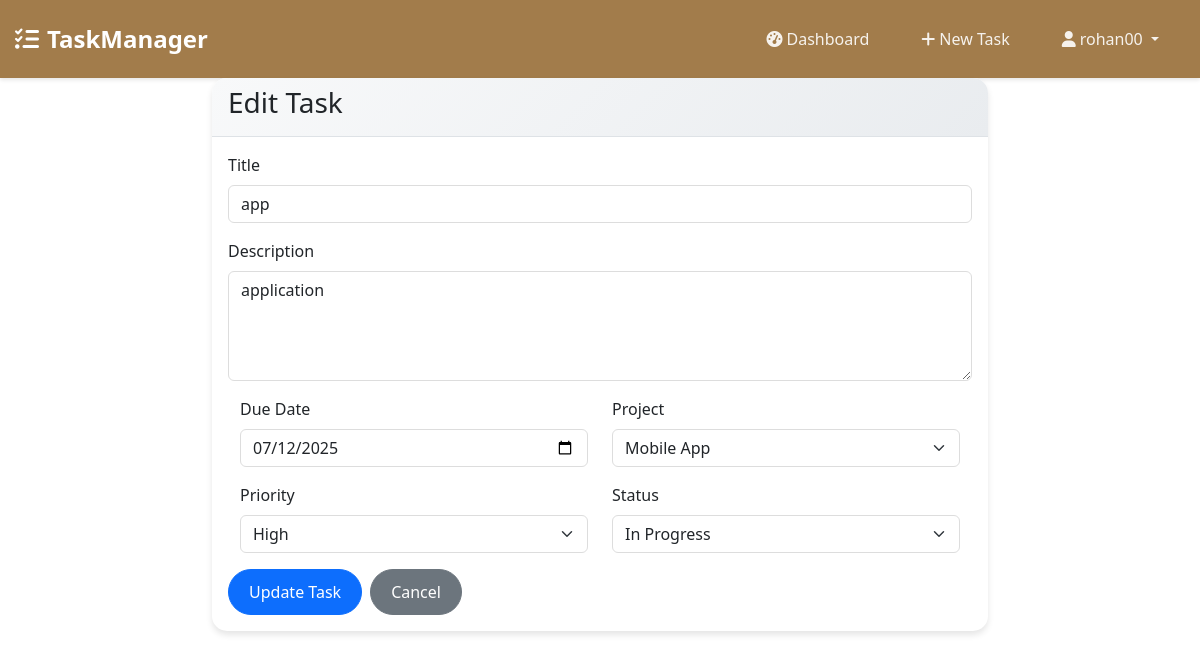
/edit-task/4/ (signed in), run on the app's committed database.
### tasks/models.py (models this page shows, shortened)
class Task(models.Model):
    PRIORITY_CHOICES = [
        ('low', 'Low'),
        ('medium', 'Medium'),
        ('high', 'High'),
    ]
    STATUS_CHOICES = [
        ('pending', 'Pending'),
        ('in_progress', 'In Progress'),
        ('completed', 'Completed'),
    ]
    title = models.CharField(max_length=200)
    description = models.TextField()
    due_date = models.DateField()
    priority = models.CharField(max_length=10, choices=PRIORITY_CHOICES, default='medium')
    status = models.CharField(max_length=20, choices=STATUS_CHOICES, default='pending')
    project = models.ForeignKey(Project, on_delete=models.CASCADE)
    created_by = models.ForeignKey(User, on_delete=models.CASCADE)
    created_at = models.DateTimeField(auto_now_add=True)

### tasks/views.py (the view)
# urls.py: path('edit-task/<int:task_id>/', views.edit_task, name='edit_task'),
@login_required
def edit_task(request, task_id):
    task = get_object_or_404(Task, id=task_id)
    if not request.user.is_superuser and task.created_by != request.user:
        messages.error(request, 'No permission!')
        return redirect('dashboard')
    if request.method == 'POST':
        form = TaskForm(request.POST, instance=task)
        if form.is_valid():
            form.save()
            messages.success(request, 'Task updated!')
            return redirect('dashboard')
    else:
        form = TaskForm(instance=task)
    return render(request, 'edit_task.html', {'form': form, 'task': task})

### tasks/forms.py
class TaskForm(forms.ModelForm):
    class Meta:
        model = Task
        fields = ['title', 'description', 'due_date', 'priority', 'status', 'project']
        widgets = {
            'due_date': forms.DateInput(attrs={'type': 'date', 'class': 'form-control'}),
            'description': forms.Textarea(attrs={'rows': 4, 'class': 'form-control'}),
            'title': forms.TextInput(attrs={'class': 'form-control'}),
            'priority': forms.Select(attrs={'class': 'form-select'}),
            'status': forms.Select(attrs={'class': 'form-select'}),
            'project': forms.Select(attrs={'class': 'form-select'}),
        }

### tasks/models.py (called while the page is built)
    def __str__(self):
        return self.name

### templates/edit_task.html (shortened to what this page needs)
{% extends 'base.html' %}
{% block content %}
<div class="row justify-content-center">
    <div class="col-md-8">
        <div class="card">
            <div class="card-header">
                <h3>Edit Task</h3>
            </div>
            <div class="card-body">
                <form method="post">
                    <div class="mb-3">
                        <label class="form-label">Title</label>
                        {{ form.title }}
                    </div>
                    <div class="mb-3">
                        <label class="form-label">Description</label>
                        {{ form.description }}
                    </div>
                    <div class="row">
                        <div class="col-md-6">
                            <div class="mb-3">
                                <label class="form-label">Due Date</label>
                                {{ form.due_date }}
                            </div>
                        </div>
                        <div class="col-md-6">
                            <div class="mb-3">
                                <label class="form-label">Project</label>
                                {{ form.project }}
                            </div>
                        </div>
                    </div>
                    <div class="row">
                        <div class="col-md-6">
                            <div class="mb-3">
                                <label class="form-label">Priority</label>
                                {{ form.priority }}
                            </div>
                        </div>
                        <div class="col-md-6">
                            <div class="mb-3">
                                <label class="form-label">Status</label>
                                {{ form.status }}
                            </div>
                        </div>
                    </div>
                    <div class="d-flex gap-2">
                        <button type="submit" class="btn btn-primary">Update Task</button>
                        <a href="{% url 'dashboard' %}" class="btn btn-secondary">Cancel</a>
                    </div>
                </form>
            </div>
        </div>
    </div>
</div>
{% endblock %}

### templates/base.html (shortened to what this page needs)
<!DOCTYPE html>
<html lang="en">
<head>
    <link href="https://cdn.jsdelivr.net/npm/bootstrap@5.1.3/dist/css/bootstrap.min.css" rel="stylesheet">
    <link href="https://cdnjs.cloudflare.com/ajax/libs/font-awesome/6.0.0/css/all.min.css" rel="stylesheet">
</head>
<body>
    <nav class="navbar navbar-expand-lg navbar-dark">
        <div class="container">
            <a class="navbar-brand" href="{% url 'home' %}">
                <i class="fas fa-tasks me-2"></i>TaskManager
            </a>
            <div class="collapse navbar-collapse" id="navbarNav">
                <ul class="navbar-nav ms-auto">
                    {% if user.is_authenticated %}
                        <li class="nav-item">
                            <a class="nav-link" href="{% url 'dashboard' %}">
                                <i class="fas fa-tachometer-alt me-1"></i>Dashboard
                            </a>
                        </li>
                        <li class="nav-item">
                            <a class="nav-link" href="{% url 'create_task' %}">
                                <i class="fas fa-plus me-1"></i>New Task
                            </a>
                        </li>
                        <li class="nav-item dropdown">
                            <a class="nav-link dropdown-toggle" href="#" id="navbarDropdown" role="button" data-bs-toggle="dropdown">
                                <i class="fas fa-user me-1"></i>{{ user.username }}
                            </a>
                        </li>
                    {% endif %}
                </ul>
            </div>
        </div>
    </nav>
    <main>
        {% block content %}
        {% endblock %}
    </main>
</body>
</html>

### templates/base.html (style rules this page uses)
html, body { overflow-x: hidden; max-width: 100%; }
.container { max-width: 100%; padding-left: 15px; padding-right: 15px; }
.row { margin-left: 0; margin-right: 0; }
.navbar { background: #a27c4b !important; box-shadow: 0 2px 4px rgba(0,0,0,0.1); padding: 1rem 0; }
.navbar-brand { font-weight: bold; font-size: 1.5rem; color: white !important; }
.navbar-nav .nav-link { color: rgba(255,255,255,0.9) !important; font-weight: 500; margin: 0 10px; padding: 8px 16px !important; border-radius: 20px; transition: all 0.3s ease; }
.form-control, .form-select { border-radius: 0.375rem; margin-bottom: 10px; border: 1px solid #ddd; }
.card { border-radius: 15px; box-shadow: 0 4px 6px rgba(0, 0, 0, 0.1); margin-bottom: 20px; border: none; }
.card-header { background: linear-gradient(135deg, #f8f9fa 0%, #e9ecef 100%); border-bottom: 1px solid #dee2e6; border-radius: 15px 15px 0 0 !important; font-weight: 600; }
.btn { border-radius: 25px; font-weight: 500; padding: 10px 20px; transition: all 0.3s ease; }

### data on the page
Task: title "app", description "application", due_date "07/12/2025", project "Mobile App", priority "High", status "In Progress"

### other printed values
{{ user.username }} "rohan00"
